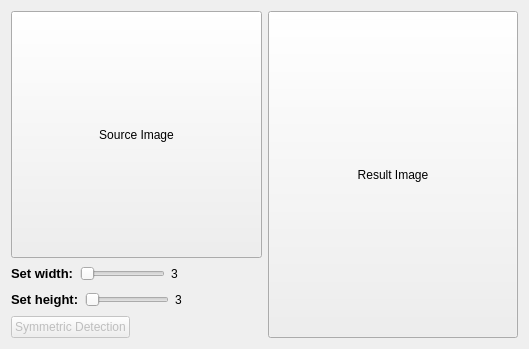
<?xml version="1.0" encoding="UTF-8"?>
<ui version="4.0">
 <class>Widget</class>
 <widget class="QWidget" name="Widget">
  <property name="geometry">
   <rect>
    <x>0</x>
    <y>0</y>
    <width>529</width>
    <height>349</height>
   </rect>
  </property>
  <property name="windowTitle">
   <string>Symmetric Detection</string>
  </property>
  <property name="windowIcon">
   <iconset>
    <normaloff>../../demos/qtdemo/qtdemo.ico</normaloff>../../demos/qtdemo/qtdemo.ico</iconset>
  </property>
  <layout class="QGridLayout" name="gridLayout">
   <item row="0" column="0">
    <layout class="QVBoxLayout" name="verticalLayout">
     <item>
      <widget class="QToolButton" name="toolButton">
       <property name="sizePolicy">
        <sizepolicy hsizetype="Expanding" vsizetype="Expanding">
         <horstretch>0</horstretch>
         <verstretch>0</verstretch>
        </sizepolicy>
       </property>
       <property name="minimumSize">
        <size>
         <width>100</width>
         <height>100</height>
        </size>
       </property>
       <property name="text">
        <string>Source Image</string>
       </property>
      </widget>
     </item>
     <item>
      <layout class="QHBoxLayout" name="horizontalLayout">
       <item>
        <widget class="QLabel" name="label">
         <property name="text">
          <string>&lt;!DOCTYPE HTML PUBLIC &quot;-//W3C//DTD HTML 4.0//EN&quot; &quot;http://www.w3.org/TR/REC-html40/strict.dtd&quot;&gt;
&lt;html&gt;&lt;head&gt;&lt;meta name=&quot;qrichtext&quot; content=&quot;1&quot; /&gt;&lt;style type=&quot;text/css&quot;&gt;
p, li { white-space: pre-wrap; }
&lt;/style&gt;&lt;/head&gt;&lt;body style=&quot; font-family:'新細明體'; font-size:9pt; font-weight:400; font-style:normal;&quot;&gt;
&lt;p style=&quot; margin-top:0px; margin-bottom:0px; margin-left:0px; margin-right:0px; -qt-block-indent:0; text-indent:0px;&quot;&gt;&lt;span style=&quot; font-size:10pt; font-weight:600;&quot;&gt;Set width:&lt;/span&gt;&lt;/p&gt;&lt;/body&gt;&lt;/html&gt;</string>
         </property>
        </widget>
       </item>
       <item>
        <widget class="QSlider" name="horizontalSlider">
         <property name="enabled">
          <bool>false</bool>
         </property>
         <property name="minimum">
          <number>3</number>
         </property>
         <property name="singleStep">
          <number>2</number>
         </property>
         <property name="value">
          <number>3</number>
         </property>
         <property name="tracking">
          <bool>true</bool>
         </property>
         <property name="orientation">
          <enum>Qt::Horizontal</enum>
         </property>
         <property name="tickPosition">
          <enum>QSlider::NoTicks</enum>
         </property>
         <property name="tickInterval">
          <number>2</number>
         </property>
        </widget>
       </item>
       <item>
        <widget class="QLabel" name="label_3">
         <property name="text">
          <string>3</string>
         </property>
        </widget>
       </item>
       <item>
        <spacer name="horizontalSpacer_2">
         <property name="orientation">
          <enum>Qt::Horizontal</enum>
         </property>
         <property name="sizeHint" stdset="0">
          <size>
           <width>40</width>
           <height>20</height>
          </size>
         </property>
        </spacer>
       </item>
      </layout>
     </item>
     <item>
      <layout class="QHBoxLayout" name="horizontalLayout_2">
       <item>
        <widget class="QLabel" name="label_2">
         <property name="text">
          <string>&lt;!DOCTYPE HTML PUBLIC &quot;-//W3C//DTD HTML 4.0//EN&quot; &quot;http://www.w3.org/TR/REC-html40/strict.dtd&quot;&gt;
&lt;html&gt;&lt;head&gt;&lt;meta name=&quot;qrichtext&quot; content=&quot;1&quot; /&gt;&lt;style type=&quot;text/css&quot;&gt;
p, li { white-space: pre-wrap; }
&lt;/style&gt;&lt;/head&gt;&lt;body style=&quot; font-family:'新細明體'; font-size:9pt; font-weight:400; font-style:normal;&quot;&gt;
&lt;p style=&quot; margin-top:0px; margin-bottom:0px; margin-left:0px; margin-right:0px; -qt-block-indent:0; text-indent:0px;&quot;&gt;&lt;span style=&quot; font-size:10pt; font-weight:600;&quot;&gt;Set height:&lt;/span&gt;&lt;/p&gt;&lt;/body&gt;&lt;/html&gt;</string>
         </property>
        </widget>
       </item>
       <item>
        <widget class="QSlider" name="horizontalSlider_2">
         <property name="enabled">
          <bool>false</bool>
         </property>
         <property name="minimum">
          <number>3</number>
         </property>
         <property name="singleStep">
          <number>2</number>
         </property>
         <property name="orientation">
          <enum>Qt::Horizontal</enum>
         </property>
        </widget>
       </item>
       <item>
        <widget class="QLabel" name="label_4">
         <property name="text">
          <string>3</string>
         </property>
        </widget>
       </item>
       <item>
        <spacer name="horizontalSpacer_3">
         <property name="orientation">
          <enum>Qt::Horizontal</enum>
         </property>
         <property name="sizeHint" stdset="0">
          <size>
           <width>40</width>
           <height>20</height>
          </size>
         </property>
        </spacer>
       </item>
      </layout>
     </item>
     <item>
      <layout class="QHBoxLayout" name="horizontalLayout_3">
       <item>
        <widget class="QPushButton" name="pushButton">
         <property name="enabled">
          <bool>false</bool>
         </property>
         <property name="text">
          <string>Symmetric Detection</string>
         </property>
        </widget>
       </item>
       <item>
        <spacer name="horizontalSpacer">
         <property name="orientation">
          <enum>Qt::Horizontal</enum>
         </property>
         <property name="sizeHint" stdset="0">
          <size>
           <width>40</width>
           <height>20</height>
          </size>
         </property>
        </spacer>
       </item>
      </layout>
     </item>
    </layout>
   </item>
   <item row="0" column="1">
    <widget class="QToolButton" name="toolButton_2">
     <property name="sizePolicy">
      <sizepolicy hsizetype="Expanding" vsizetype="Expanding">
       <horstretch>0</horstretch>
       <verstretch>0</verstretch>
      </sizepolicy>
     </property>
     <property name="minimumSize">
      <size>
       <width>100</width>
       <height>100</height>
      </size>
     </property>
     <property name="text">
      <string>Result Image</string>
     </property>
    </widget>
   </item>
  </layout>
 </widget>
 <layoutdefault spacing="6" margin="11"/>
 <resources/>
 <connections/>
</ui>
